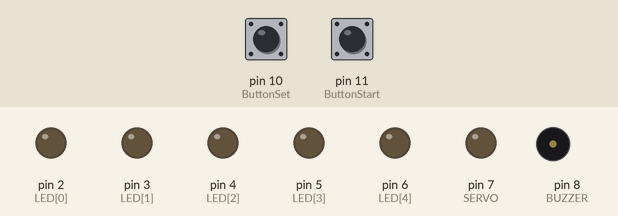
Simulated run of this sketch. Board: Arduino Uno, built with avr-gcc and run on an emulated ATmega328P. Parts: output pins drawn as LEDs (lit = HIGH), buzzer (waves = sounding, pin HIGH). Inputs (shaded band) come from the test bench; at power-on: pin 10 (ButtonSet) LOW, pin 11 (ButtonStart) LOW.

Above: at 2.7 s.
2.8 s: pin 10 (ButtonSet) pulled HIGH for 0.15 s
At 4.1 s:
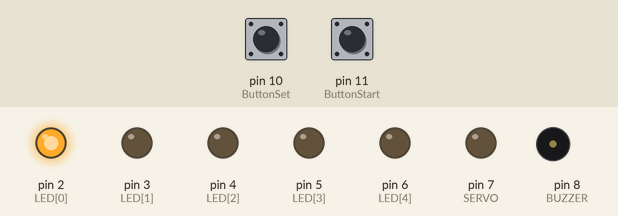
4.4 s: pin 11 (ButtonStart) pulled HIGH for 0.15 s
At 6.4 s:
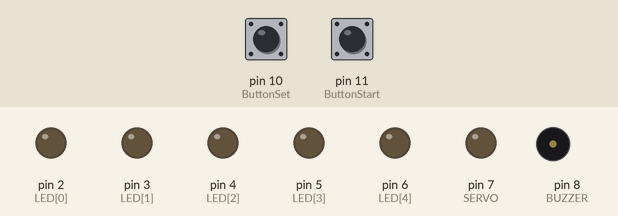
7.4 s: pin 11 (ButtonStart) pulled HIGH for 1 s
At 10.3 s:
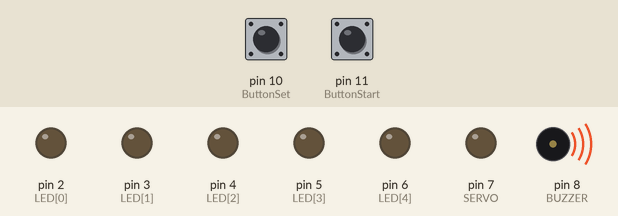
10.7 s: pin 10 (ButtonSet) pulled HIGH for 1 s
At 12.4 s:
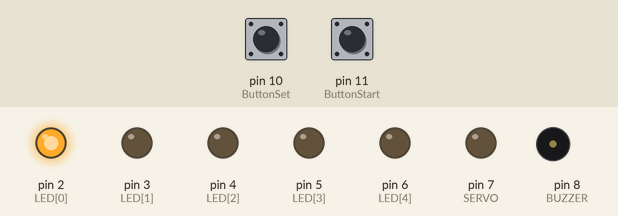
13.2 s: pin 10 (ButtonSet) pulled HIGH for 0.15 s
At 14.5 s:
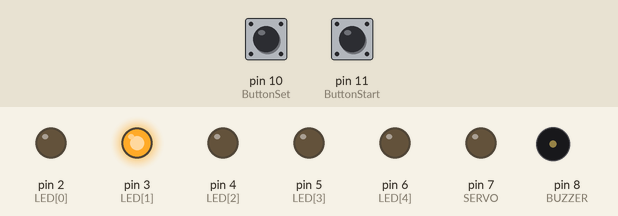
14.8 s: pin 11 (ButtonStart) pulled HIGH for 0.15 s
At 16.8 s:
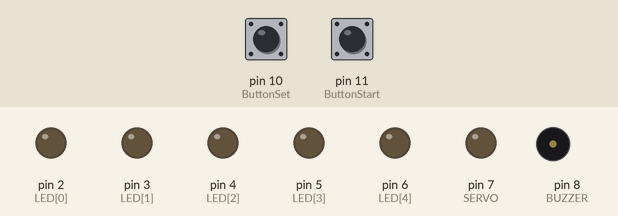
Timing chart, 0 to 18.8 s (numbered marks = the images above; inputs shaded):
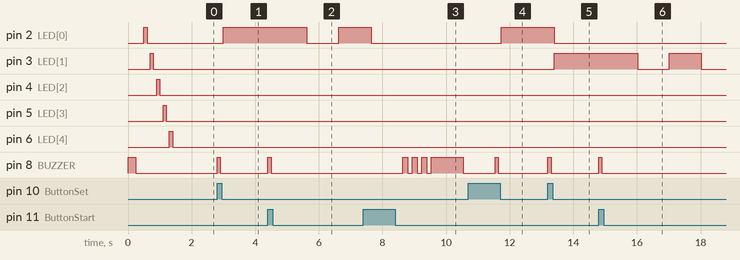

Measured:
- after the input at 2.8 s, pin 2 (LED[0]): LOW → HIGH after 0.20 s; pin 8 (BUZZER): LOW → HIGH at once, → LOW 0.10 s later
- after the input at 4.4 s, pin 2 (LED[0]): HIGH → LOW after 1.2 s, → HIGH 1.0 s later; pin 8 (BUZZER): LOW → HIGH at once, → LOW 0.10 s later
- after the input at 7.4 s, pin 2 (LED[0]): goes on until 7.6 s, then stays LOW; pin 8 (BUZZER): goes 3 × (HIGH 0.15 s, LOW 0.15 s), HIGH 1.0 s, then LOW, starting after 1.2 s
- after the input at 10.7 s, pin 2 (LED[0]): LOW → HIGH after 1.0 s; pin 8 (BUZZER): LOW → HIGH after 0.84 s, → LOW 0.10 s later
- after the input at 13.2 s, pin 2 (LED[0]): HIGH → LOW after 0.20 s; pin 3 (LED[1]): LOW → HIGH after 0.20 s; pin 8 (BUZZER): LOW → HIGH at once, → LOW 0.10 s later
- after the input at 14.8 s, pin 3 (LED[1]): HIGH → LOW after 1.2 s, → HIGH 1.0 s later, → LOW 1.0 s later; pin 8 (BUZZER): LOW → HIGH at once, → LOW 0.10 s later

The sketch:

TeaTimer.ino
```cpp
// Tea Timer
// V1.1
// (c) Alain MAUER
// www.alainsprojects.com


int LED[] = {2, 3, 4, 5, 6};
int SERVO = 7;
int ServoMin = 460;  // adapt this value if needed
int ServoMax = 2400; // adapt this value if needed
int BUZZER = 8;
int ButtonSet = 10;
int ButtonStart = 11;
int SecTimer=0;
bool BlockA = false;
bool BlockB = false;
bool BlockC = false;
bool Position = false;
int LedDisplay=0;

void ClearLed(){        // all LED's off
  for (int i = 0; i <= 4; i++) {
      digitalWrite(LED[i],LOW);
       }
}
void Output(int on){        // Next Led On
for (int i = 0; i <= 4; i++) {
digitalWrite(LED[i],LOW);
}
digitalWrite(LED[on-1],HIGH);
}

void Beep(int repeat, int a){       // Buzzer activate repeat,time
  for (int i = 1; i <= repeat; i++) {
     digitalWrite(BUZZER,HIGH);
     timer(a);
     digitalWrite(BUZZER,LOW);
     timer(a);
     }
}


void timerMicro(int value){                 //Timer in micros
  unsigned long time_now = micros();
do {

    } while ((unsigned long)(micros() - time_now) < value);
}

void timer(int value){                      //Timer in millis
  unsigned long time_now = millis();
do {

    } while ((unsigned long)(millis() - time_now) < value);
}

void ServoPos(int value){             // Servo funktion to create the correct impulse ServoPos(variable)
 digitalWrite(SERVO,HIGH);
  timerMicro(value);
 digitalWrite(SERVO,LOW);
  timerMicro(20000-value);
}
void TeaTimerGo(){          // Timer funktion
if (LedDisplay == 0 && Position == false){ServoPos(ServoMin);Position = true;return;} // When nothing set, move the motor up
if (LedDisplay == 0 && Position == true){ServoPos(ServoMax);Position = false;return;} // When nothing set, move the motor down
ServoPos(ServoMax);Position = false;   // Motor Down
do{
for (SecTimer = 0; SecTimer <= 60; SecTimer++) {         // led x 60 sec (1-5min)
  timer(1000);                                           // 1 sec delay
  if (digitalRead(ButtonStart) == HIGH) {LedDisplay=0;SecTimer=61;} // Check if Stop Button pushed
  digitalWrite(LED[LedDisplay-1], !digitalRead(LED[LedDisplay-1])); // toggle LED each second
}
digitalWrite(LED[LedDisplay-1],LOW);
LedDisplay--;
digitalWrite(LED[LedDisplay-1],HIGH);
}while(LedDisplay > 0);

ServoPos(ServoMin);Position = true;
LedDisplay=0;
ClearLed();
timer(1000);
Beep(3,150);Beep(1,1000);


}

void setup() {

for (int i = 0; i <= 4; i++) {
pinMode(LED[i],OUTPUT); }
pinMode(BUZZER,OUTPUT);
pinMode(SERVO,OUTPUT);
pinMode(ButtonSet,INPUT);
pinMode(ButtonStart,INPUT);
// Init Test Start//
  Beep(1,250);
  for (int i = 0; i <= 4; i++) {
    digitalWrite(LED[i],HIGH);
     timer(100);
    digitalWrite(LED[i],LOW);
     timer(100);
  }
  ServoPos(ServoMax);Position = false;
// Init Test End//

}


void loop() {

// Set TeaTimer

   if (digitalRead(ButtonSet) == HIGH && BlockA == false) {Beep(1,100);BlockA=true;}
   if (digitalRead(ButtonSet) == LOW && BlockA == true) {BlockA=false;LedDisplay++;if (LedDisplay > 5) {LedDisplay=1;};Output(LedDisplay);}

   if (digitalRead(ButtonStart) == HIGH && BlockB == false && BlockC ==false) {Beep(1,100);BlockB=true;}
   if (digitalRead(ButtonStart) == LOW && BlockB == true) {BlockB=false;TeaTimerGo();}

}
```
